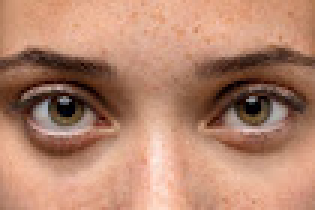
#> input picture Aula-03/task3/eyes.jpg, 105 x 70 px, found by its file name (shown 3 times larger)
$ python 'task3(eyes_iris).py'
#> lines starting #> are read from the running program, lines starting #| are printed output that depends on the picture; after the words box and inside, x2 and y2 are one past the last pixel; in counts of white or black regions, pixels touching at a corner belong together
import cv2
import numpy as np

image = cv2.imread(r"C:\Users\eryal\Pictures\eyes.jpg")
#> image is the input picture: shape (70, 105, 3); mean B, G, R 110.1, 133.1, 180.9
image = cv2.resize(image, (630, 494))
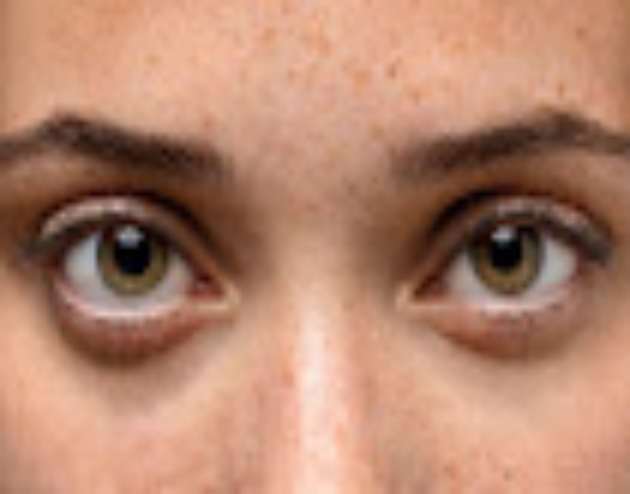
#> image: shape (494, 630, 3); mean B, G, R 110, 133, 180.7

gray = cv2.cvtColor(image, cv2.COLOR_BGR2GRAY)
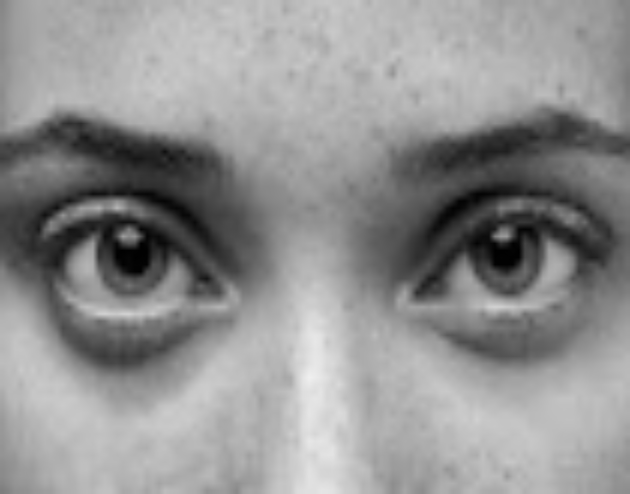
#> gray: shape (494, 630); min 0, max 240, mean 144.6
blurred = cv2.GaussianBlur(gray, (5, 5), 0)
edges = cv2.Canny(blurred, 30, 100)
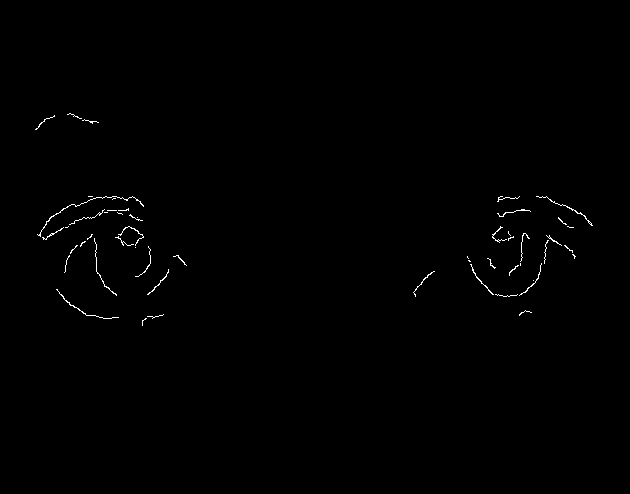
#> edges: shape (494, 630); 0.43% white in thin lines or dots, all inside (x1, y1, x2, y2) = (35, 113, 593, 326)

circles = cv2.HoughCircles(blurred, cv2.HOUGH_GRADIENT, dp=1.2, minDist=20,
                           param1=50, param2=30, minRadius=10, maxRadius=50)
#> circles = [[131.4, 261, 35.68], [507, 259.8, 35.56]]

output = image.copy()
if circles is not None:
    circles = np.uint16(np.around(circles))
#> circles = [[131, 261, 36], [507, 260, 36]]
    for i in circles[0, :]:
        cv2.circle(output, (i[0], i[1]), i[2], (0, 255, 0), 1)
#> this loop made 2 passes
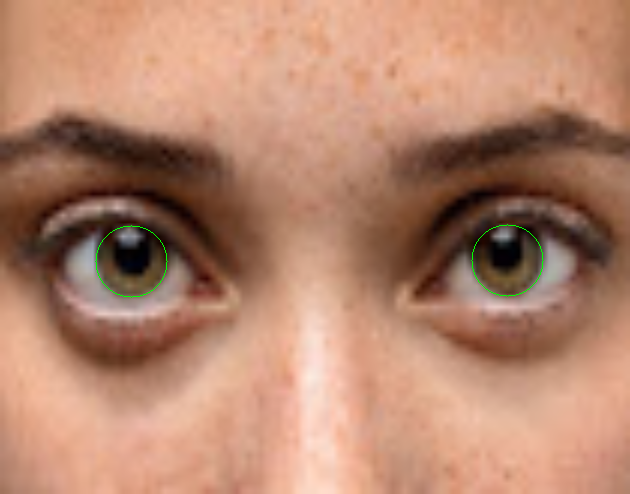
#> output: shape (494, 630, 3); 0.13% of pixels changed, all inside (x1, y1, x2, y2) = (95, 224, 544, 298)

output_rgb = cv2.cvtColor(output, cv2.COLOR_BGR2RGB)

cv2.imshow("iris", output_rgb)
cv2.waitKey(0)
cv2.destroyAllWindows
